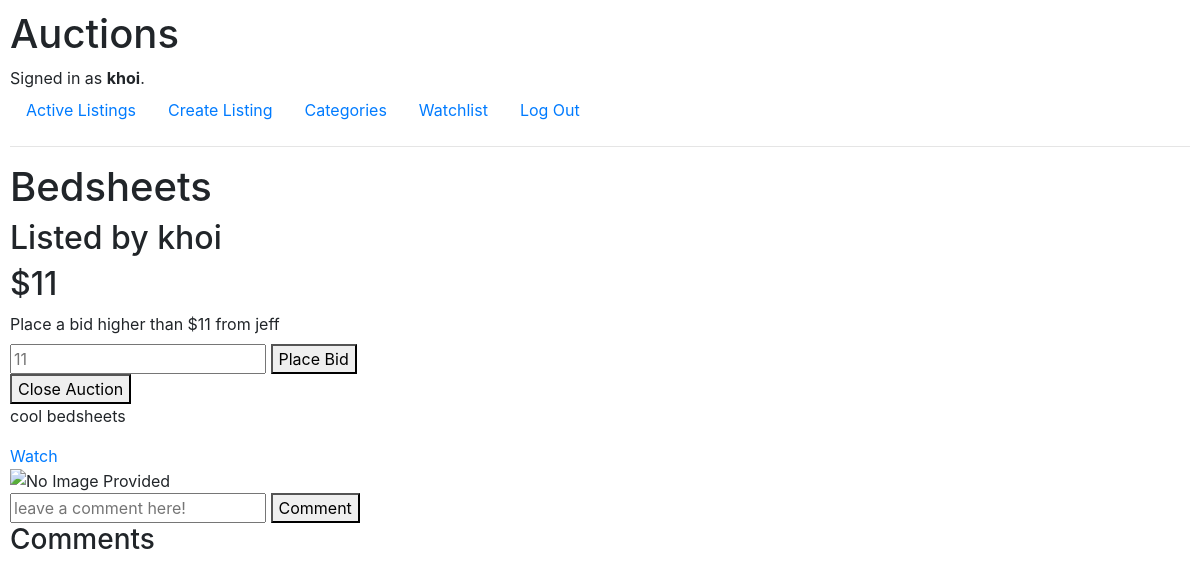
/view/4 (signed in), run on an earlier commit of the app's database.
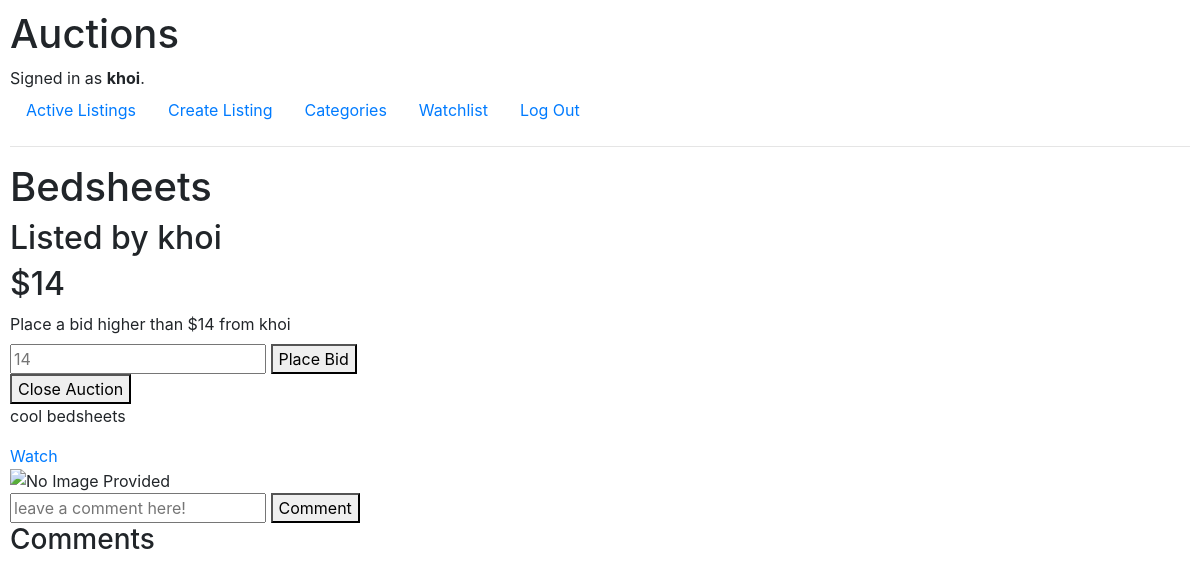
And on a later commit of the database.
### auctions/models.py (models this page shows, shortened)
class User(AbstractUser):
    watchlist = models.ManyToManyField(Listing, blank = True, null = True, related_name = "watched")
    listing = models.ManyToManyField(Listing, null = True,blank = True,)

class Listing(models.Model):
    title = models.CharField(max_length = 64, blank=False)
    description = models.TextField(blank = False)
    price = models.IntegerField(blank = False)
    category_choices = [
        ('NON', ''),
        ('FAS', 'Fashion'),
        ('TOY', 'Toys'),
        ('ELC', 'Electronics'),
        ('HOM', 'Home'),
        ('CAR', 'Cars')
    ]
    category = models.CharField(max_length=3, choices = category_choices, blank = True)
    img_url = models.TextField(blank = True)
    closed =models.BooleanField(default=False)

class Bid(models.Model):
    price = models.IntegerField()
    bidder = models.ForeignKey(User, null = False, on_delete = models.CASCADE, related_name = "bidder")
    bid = models.ForeignKey(Listing, null = True, blank = True, related_name = "listing_bid", on_delete=models.CASCADE)

### auctions/views.py (the view)
# urls.py: path("view/<int:listing_id>", views.viewListing, name = "view_listing"),
def viewListing(request, listing_id):
    listing = Listing.objects.get(id = listing_id)
    u = Bid.objects.filter(bid__id = listing_id).earliest('id')
    comments = Comment.objects.filter(listing__id=listing_id).all()
    price = Bid.objects.filter(bid__id=listing_id).latest('id')
    closed = listing.closed
    if closed and price.bidder == request.user:
        messages.success(request, "Congratulations! You won the auction!")
    return render(request, "auctions/individualListing.html", context = {
        "listing":listing,
        "comments":comments,
        "user_listing":u,
        "price":price,
        "closed":closed,
    })

### auctions/templates/auctions/individualListing.html (shortened to what this page needs)
{% extends 'auctions/layout.html' %}
{% block body %}
<div class = "box">
    <h1>{{listing.title}}</h1>
    <h2>Listed by {{user_listing.bidder}}</h2>
        <h2>${{price.price}}</h2>
        {% if user.is_authenticated %}
            {% if not closed %}
                <form action = "{% url 'bid' listing.id %}" method = "POST">
                        <label for = "bid">Place a bid higher than ${{price.price}} from {{price.bidder}}</label><br>
                        <input name = "bid" type = "number" placeholder = "{{price.price}}">
                        <button>Place Bid</button>
                </form>
        {% if request.user == user_listing.bidder %}
            <form action = "{% url 'close' listing.id %}" method = "POST">
                <button>Close Auction</button>
            </form>
        {% endif %}
        {% endif %}
    <p>{{listing.description}}</p>
        <a href = "{% url 'watch' listing.id %}">Watch</a>
    {% endif %}
    <div>
        <img src = "{{listing.img_url}}" alt = "No Image Provided"/>
    </div>
    {% if user.is_authenticated %}
    <form action = "{% url 'comment' listing.id %}" method = "POST">
        <input name = "comment" type = "text" placeholder = "leave a comment here!">
        <button>Comment</button>
    </form>
    {% endif %}
    <h3>Comments</h3>
</div>
{% endblock %}

### auctions/templates/auctions/layout.html (shortened to what this page needs)
{% load static %}
<!DOCTYPE html>
<html lang="en">
    <head>
        <link rel="stylesheet" href="https://stackpath.bootstrapcdn.com/bootstrap/4.4.1/css/bootstrap.min.css">
        <link href="{% static 'auctions/styles.css' %}" rel="stylesheet">
    </head>
    <body>
        <h1>Auctions</h1>
        <div>
            {% if user.is_authenticated %}
                Signed in as <strong>{{ user.username }}</strong>.
            {% else %}
                Not signed in.
            {% endif %}
        </div>
        <ul class="nav">
            <li class="nav-item">
                <a class="nav-link" href="{% url 'index' %}">Active Listings</a>
            </li>
            {% if user.is_authenticated %}
                <li class="nav-item">
                    <a class="nav-link" href="{% url 'create' %}">Create Listing</a>
                </li>
                <li class="nav-item">
                    <a class="nav-link" href="{% url 'categories' %}">Categories</a>
                </li>
                <li class="nav-item">
                    <a class="nav-link" href="{% url 'watchlist' %}">Watchlist</a>
                </li>
                <li class="nav-item">
                    <a class="nav-link" href="{% url 'logout' %}">Log Out</a>
                </li>
            {% endif %}
        </ul>
        <hr>
        {% block body %}
        {% endblock %}
    </body>
</html>

### auctions/static/auctions/styles.css (style rules this page uses)
body { padding: 10px; }

What changed in the data, as far as the page shows it:
no longer on this page (row unchanged): Bid: price "11", bidder "jeff", bid "11"
added Bid: price "14", bidder "khoi", bid "14"
